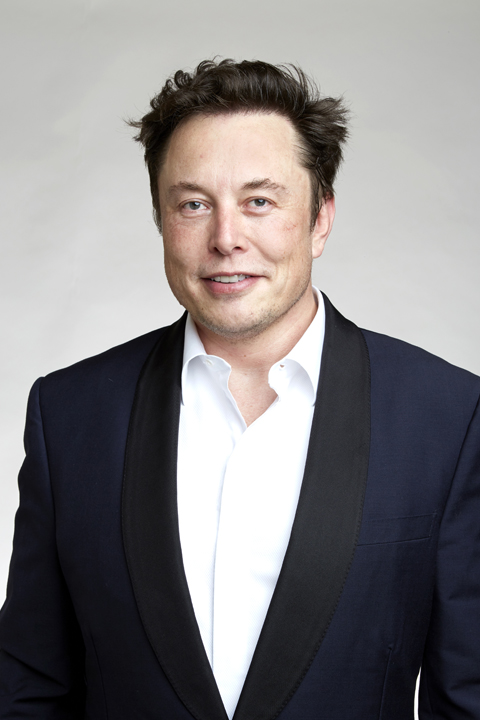
#> input picture Exercises #3/Detect Face and Blur/images/musk.jpg, 480 x 720 px
$ jupyter execute --allow-errors app.ipynb   (text cells are left out)
#> lines starting #> are read from the running program, lines starting #| are printed output that depends on the picture
[cell 1]
import cv2
import numpy as np
import os
import time
import matplotlib.pyplot as plt

[cell 2]
prototxt_path = os.path.join("models", "deploy.prototxt")

model_path = os.path.join("models", "res10_300x300_ssd_iter_140000_fp16.caffemodel")
#> (the rest of this cell did not finish here and is left out)

[cell 3]
def face_blur(image: np.ndarray):
    image = image.copy()
    h, w = image.shape[:2]

    kernel_width = (w // 7) | 1
    kernel_height = (h // 7) | 1

    blob = cv2.dnn.blobFromImage(image, 1.0, (300, 300), (104.0, 177.0, 123.0))

    model.setInput(blob)

    output = np.squeeze(model.forward())

    for i in range(0, output.shape[0]):
        confidence = output[i, 2]

        if confidence > 0.4:
            box = output[i, 3:7] * np.array([w, h, w, h])
            start_x, start_y, end_x, end_y = box.astype(int)
            start_x = max(0, start_x)
            start_y = max(0, start_y)
            end_x = min(w-1, end_x)
            end_y = min(h-1, end_y)

            face = image[start_y:end_y, start_x:end_x]

            face = cv2.GaussianBlur(face, (kernel_width, kernel_height), 0)

            image[start_y:end_y, start_x:end_x] = face

    return image

[cell 4]
image_path = os.path.join("images", "musk.jpg")

image = cv2.imread(image_path)
#> image is the input picture: shape (720, 480, 3); mean B, G, R 129.9, 128.8, 131.8

image_rgb = cv2.cvtColor(image, cv2.COLOR_BGR2RGB)

#> (the rest of this cell did not finish here and is left out)


[cell 5]
plt.figure(figsize=(16, 8))

plt.subplot(1, 2, 1)
plt.imshow(image_rgb)
plt.title("Original Image")
plt.axis("off")

plt.subplot(1, 2, 2)
#> (the rest of this cell did not finish here and is left out)

[cell 6]
def visualize_fps(image, fps: int):
    if len(np.shape(image)) < 3:
        text_color = (255, 255, 255)
    else:
        text_color = (0, 255, 0)

    row_size = 20
    left_margin = 24
    font_size = 1
    font_thickness = 2
    fps_text = "FPS = {:.1f}".format(fps)
    text_location = (left_margin, row_size)
    cv2.putText(
        image,
        fps_text,
        text_location,
        cv2.FONT_HERSHEY_PLAIN,
        font_size,
        text_color,
        font_thickness,
    )
    return image

[cell 7]
CAMERA_DEVICE_ID = 0
IMAGE_WIDTH = 800
IMAGE_HEIGHT = 600
fps = 0

if __name__ == "__main__":
    try:
        cap = cv2.VideoCapture(CAMERA_DEVICE_ID)
        cap.set(cv2.CAP_PROP_FRAME_WIDTH, IMAGE_WIDTH)
        cap.set(cv2.CAP_PROP_FRAME_HEIGHT, IMAGE_HEIGHT)

        while True:
            start_time = time.time()
            ret, frame = cap.read()
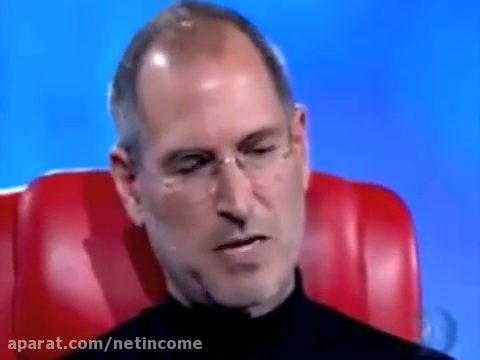
#> input picture frame 221 of Exercises #3/Age & Gender Detection/videos/Jobs_2.mp4, 480 x 360 px, given in place of the camera
#> frame is the input picture: shape (360, 480, 3); mean B, G, R 150.7, 91.7, 92.9
            if not ret:
                print("Failed to grab frame from camera.")
                break
            frame = cv2.resize(frame, (IMAGE_WIDTH, IMAGE_HEIGHT))
#> frame: shape (600, 800, 3)
            frame = face_blur(frame)
            cv2.imshow("frame", visualize_fps(frame, fps))
            end_time = time.time()
            seconds = end_time - start_time
            fps = 1.0 / seconds if seconds > 0 else 0
            if cv2.waitKey(33) == 27:
                break
    except Exception as e:
        print(e)
    finally:
        cv2.destroyAllWindows()
        cap.release()

[cell 8]
CAMERA_DEVICE_ID = os.path.join("videos", "Jobs_2.mp4")
IMAGE_WIDTH = 1000
IMAGE_HEIGHT = 600
fps = 0
FRAME_RATE = 30
DURATION = 1 / FRAME_RATE

if __name__ == "__main__":
    try:
        cap = cv2.VideoCapture(CAMERA_DEVICE_ID)
        cap.set(cv2.CAP_PROP_FRAME_WIDTH, IMAGE_WIDTH)
        cap.set(cv2.CAP_PROP_FRAME_HEIGHT, IMAGE_HEIGHT)

        while True:
            start_time = time.time()
            ret, frame = cap.read()
            if not ret:
                print("End of video or failed to grab frame.")
                break
            frame = cv2.resize(frame, (IMAGE_WIDTH, IMAGE_HEIGHT))
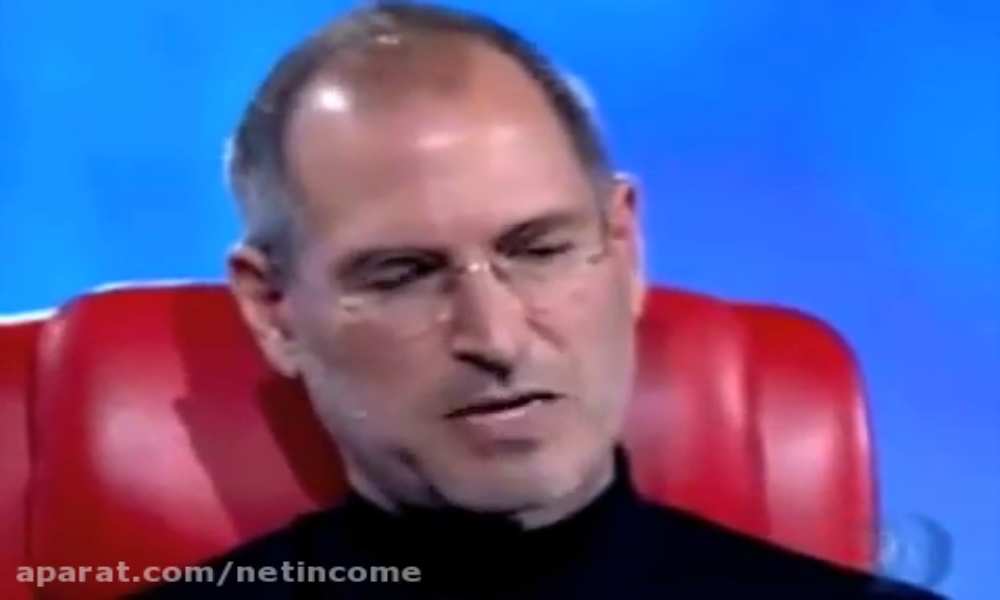
#> frame: shape (600, 1000, 3); mean B, G, R 150.7, 91.7, 92.8
            frame = face_blur(frame)
            end_time = time.time()
            seconds = end_time - start_time
            if seconds < DURATION:
                time.sleep(DURATION - seconds)
            seconds = time.time() - start_time
            fps = 1.0 / seconds if seconds > 0 else 0
            cv2.imshow("frame", visualize_fps(frame, fps))
            if cv2.waitKey(33) == 27:
                break
    except Exception as e:
        print(e)
    finally:
        cv2.destroyAllWindows()
        cap.release()
